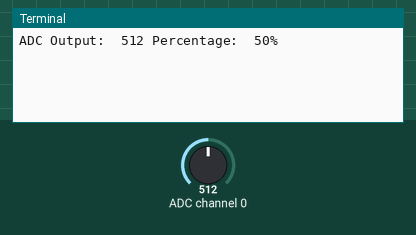
Simulated run of this program. Board: Raspberry Pi (BCM pin numbers). Parts: the last lines printed to the terminal. The test bench sets the inputs (shaded band); at power-on: ADC channel 0 = 512 (analog values on the 0–1023 scale).

Above: at 1.2 s.
1.3 s: ADC channel 0 set to 108
At 10.3 s:
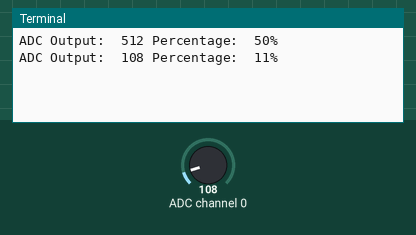
11.3 s: ADC channel 0 set to 99
At 20.4 s:
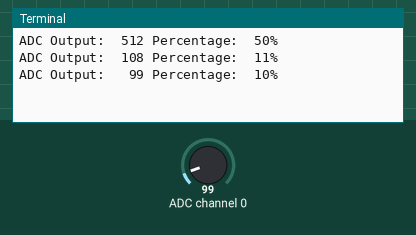
31.5 s: ADC channel 0 set to 8
At 40.4 s:
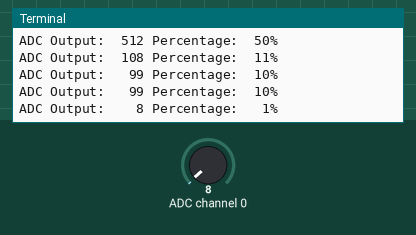
41.5 s: ADC channel 0 set to 11
At 50.4 s:
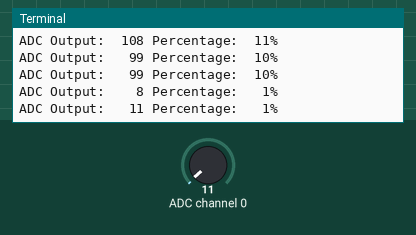

Measured:
- the behaviour switches between 100 and 99 on ADC channel 0 (found by bisection; images 1 and 2)
- the behaviour switches between 9 and 10 on ADC channel 0 (found by bisection; images 3 and 4)
- after the input at 1.3 s, the terminal: prints a new line after 8.7 s (image 1)
- after the input at 11.3 s, the terminal: prints a new line after 8.7 s (image 2)
- after the input at 31.5 s, the terminal: prints a new line after 8.5 s (image 3)
- after the input at 41.5 s, the terminal: prints a new line after 8.5 s (image 4)

The program:

testversion.py
```python
#! /usr/bin/python
# python program to communicate with an MCP3008.
# Base Code written by seempie from instructables.com

# Import SpiDev wrapper and our sleep function
import spidev
from time import sleep

# Establish SPI device on Bus 0,Device 0
spi = spidev.SpiDev()
spi.open(0,0)

def getAdc(channel):
    #check valid channel
    if ((channel>7)or(channel<0)):
        return -1

    while True:
        # Perform SPI transaction and store returned bits in 'r'
        r = spi.xfer([1, (8+channel) << 4, 0])

        #Filter data bits from retruned bits
        adcOut = ((r[1]&3) << 8) + r[2]
        percent = int(round(adcOut/10.24))

        #print out 0-1023 value and percentage
        print "ADC Output: {0:4d} Percentage: {1:3}%".format (adcOut,percent)
        sleep(10)

if __name__ == '__main__':
    getAdc(0)
```
